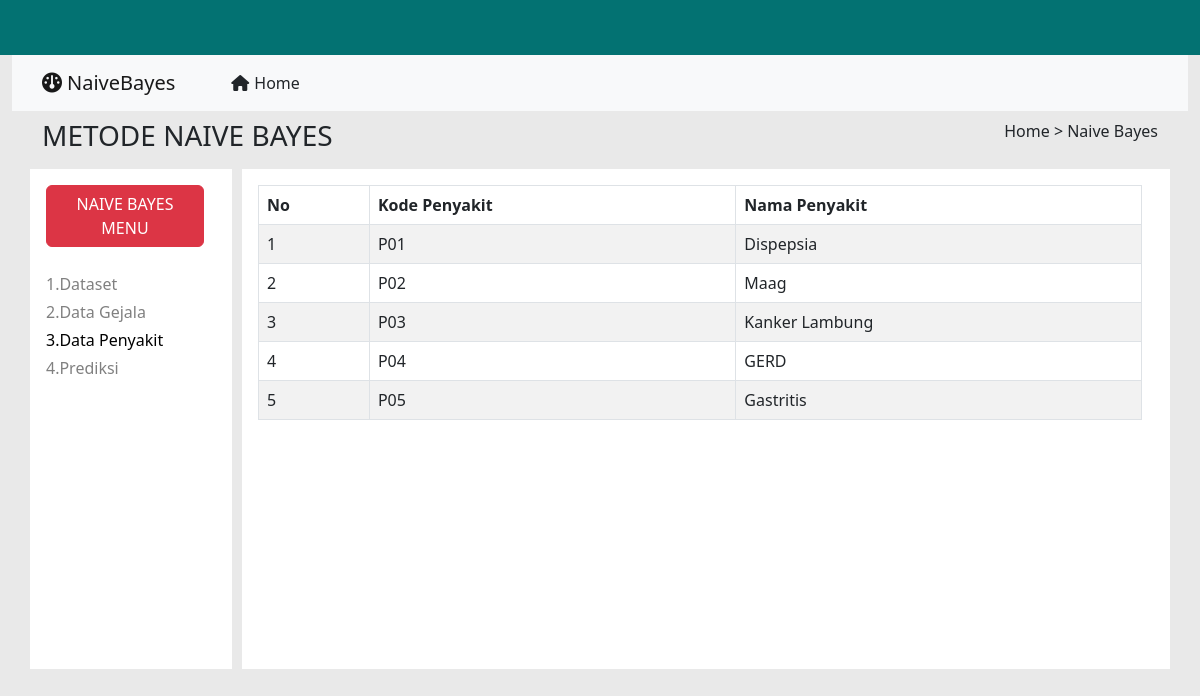
Screenshot of /penyakit.php with the database file from the repository.
### tables this page shows
CREATE TABLE `penyakit` (
  `No` int(11) NOT NULL,
  `Kode_Penyakit` varchar(50) NOT NULL,
  `Nama_Penyakit` varchar(50) NOT NULL,
  `Kode_Gejala` varchar(50) NOT NULL
);

### penyakit.php (the view, shortened to what this page needs)
<?php
include 'koneksi.php';
$query  = mysqli_query($koneksi,"SELECT * FROM penyakit");
?>
<html lang="en">
<head>
    <link href="https://cdn.jsdelivr.net/npm/bootstrap@5.2.3/dist/css/bootstrap.min.css" rel="stylesheet"
>
    <link rel="stylesheet" href="https://cdnjs.cloudflare.com/ajax/libs/font-awesome/6.2.1/css/all.min.css">
</head>
<body>
    <div class="container-fluid">
        <div class="row">
            <div class="col-lg-12 atas" style="background-color:rgb(3, 114, 114);"></div>
            <div class="col-lg-12">
                <nav class="navbar navbar-expand-lg bg-light">
                    <div class="container" style="justify-content:flex-start; gap:40px;">
                        <a class="navbar-brand" href="index.php"><i class="fa-solid fa-dashboard"
                                style="margin-right:5px ;"></i>NaiveBayes</a>
                        <a class="nav-link active" aria-current="page" href="#"><i class="fa-solid fa-house"
                                style="margin-right:5px ;"></i>Home</a>
                    </div>
            </div>
        </div>
    </div>
    <div class="container">
        <div class="row">
            <div class="col-lg-12 d-flex justify-content-between">
                <h3 class="py-2">METODE NAIVE BAYES</h3>
                <p class="py-2">Home > Naive Bayes</p>
            </div>
        </div>
        <div class="row">
            <div class="col-lg-2 bg-white p-3">
                <a href=""><button class="btn btn-danger">NAIVE BAYES MENU</button></a>
                <div class="d-flex flex-column gap-1" style="margin-top: 25px;">
                    <a href="index.php" class="text-decoration-none tulisan">1.Dataset</a>
                    <a href="gejala.php" class="text-decoration-none tulisan">2.Data Gejala</a>
                    <a href="penyakit.php" class="text-decoration-none text-black">3.Data Penyakit</a>
                    <a href="prediksi.php" class="text-decoration-none tulisan">4.Prediksi</a>
                </div>
            </div>
            <div class="col-lg-10 bg-white d-flex" style="min-height: 500px;">
                <div style="background-color: rgb(233, 233, 233); width: 10px;"></div>
                <div class="p-3 w-100 h-100" >
                <table class="table table-striped table-bordered" cellspacing="0" width="100%">
                  <thead>
                      <tr>
                          <th class="th-sm">No
                          </th>
                          <th class="th-sm">Kode Penyakit
                          </th>
                          <th class="th-sm">Nama Penyakit
                          </th>
                      </tr>
                  </thead>
                  <tbody>
                    <?php
                        $a=0;
                        while($db_row = mysqli_fetch_array($query)) {
                    ?>
                      <tr>
                          <td>
                              <?php echo $a+1; ?>
                          </td>
                          <td>
                              <?php echo $db_row["Kode_Penyakit"]; ?>
                          </td>
                          <td>
                              <?php echo $db_row["Nama_Penyakit"]; ?>
                          </td>
                      </tr>
                    <?php
                        $a++;
                    }
                    ?>
                  </tbody>
                </table>
                </div>
            </div>
        </div>
    </div>
</body>
</html>

### penyakit.php (style rules this page uses)
.atas { width: 100%; height: 55px; }
body { background-color: rgb(233, 233, 233); box-sizing: border-box; }
.tulisan { color: grey; }

### rows the page displays
penyakit: Kode_Penyakit "P01", Nama_Penyakit "Dispepsia"
penyakit: Kode_Penyakit "P02", Nama_Penyakit "Maag"
penyakit: Kode_Penyakit "P03", Nama_Penyakit "Kanker Lambung"
penyakit: Kode_Penyakit "P04", Nama_Penyakit "GERD"
penyakit: Kode_Penyakit "P05", Nama_Penyakit "Gastritis"
